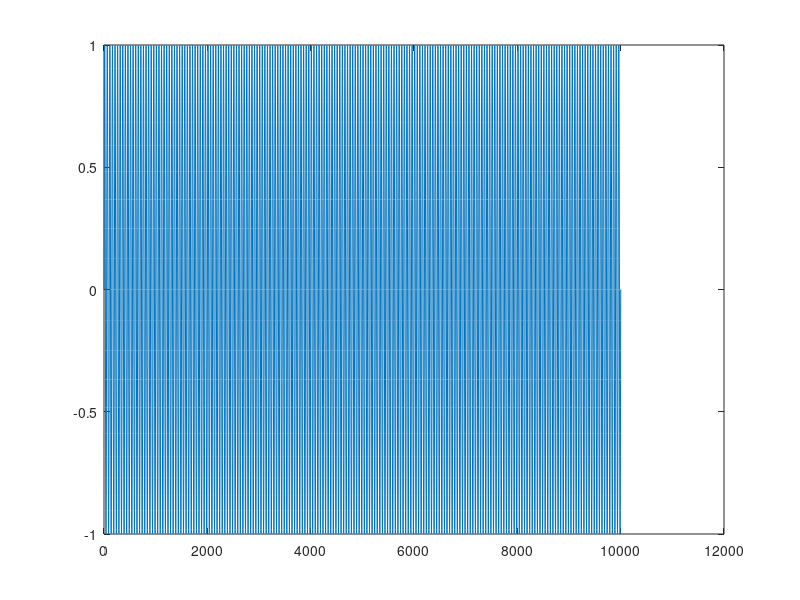

This figure's MATLAB source: (Note: this script raises an error after producing the figure.)
clc;
clear;
close all;
% function fft_test()
freq = 200;
sampleRate = 10000;
time_ticks = 0:1/sampleRate:1;

realSignal = sin(2*pi*freq*time_ticks); 
plot(realSignal);
% xlim([0 500]);

plot_fft(realSignal, sampleRate); 

complexSignal = 	exp(j*2*pi*freq*time_ticks);
plot_fft(complexSignal, sampleRate);
% ylim([0 6000]);
% xlim([0 500]);
% end
